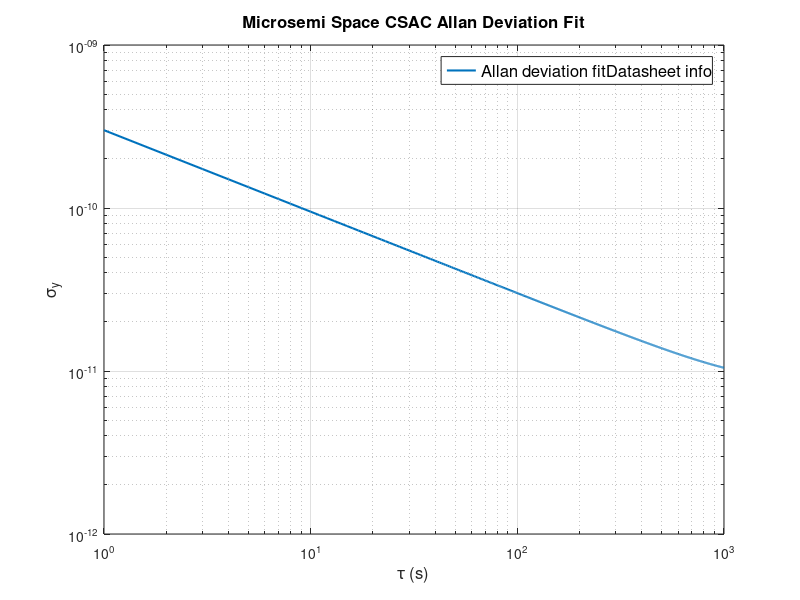

This figure's MATLAB source: (Note: this script raises an error after producing the figure.)
function [s1,s2,s3] = DiffCoeffCSAC()
%DIFFCOEFFCSAC Returns the diffusion coefficients for a Microsemi Space
%CSAC, obtained from information in their datasheet and Zucca and Tavella's
%2005 paper.
%   Microsemi Space CSAC datasheet:
%   https://www.microsemi.com/document-portal/doc_download/1243238-space-csac-datasheet
%   Zucca and Tavella, 2005: 
%   https://www.doi.org/10.1109/TUFFC.2005.1406554
%
%   Outputs: (dims),[units]
%    - s1; (1x1),[?] diffusion coefficient of white noise
%    - s2; (1x1),[?] diffusion coefficient of random walk frequency noise
%    - s3; (1x1),[?] diffusion coefficient assoc. w/ aging rate (0)

taus = [1 10 100 1000]';            % intervals for allan deviation
stds = [3e-10 1e-10 3e-11 1e-11]';  % deviations for different intervals
a_hi = 9e-10 / (86400 * 30);        % Hz/Hz/s, upper end of aging rate a
a_lo = 6e-10 / (86400 * 30);        % Hz/Hz/s, lower end of aging rate a

% Assume frequency drift a is constant, c_3 = a. Zucca and Tavella, 2005, 
% give the Allan variance formula as
%    s_y^2 (t) = s_1^2/t + s_2^2/3 * t + c_3^2 / 2 * t^2
% Since c_3 is known, the formula can become
%    s_y^2 (t) - c_3^2 / 2 * t^2 = s_1^2/t + s_2^2/3 * t
% We can then do a polynomial fit to this with the provided data points in
% the MicroSemi CSAC datasheet. The solution to Ax = b takes
% the form (A' * A)^(-1) * A' * b.

A = [1./taus taus];
b = stds.^2 - a_hi^2 / 2 * taus.^2;
coeff = [(A' * A) \ A' * b; a_hi^2 / 2];

% % plot model to confirm it's working
t = linspace(taus(1), taus(end), 1000)';
mdl = sqrt([1./t t t.^2] * coeff);

h1 = figure();
fsz = 12;
loglog(t, mdl, 'LineWidth', 1.5);
hold on;
scatter(taus, stds, 'rx');
hold off; grid on;
xlabel('\tau (s)', 'FontSize', fsz);
ylabel('\sigma_y', 'FontSize', fsz);
title('Microsemi Space CSAC Allan Deviation Fit', 'FontSize', fsz);
legend(["Allan deviation fit", "Datasheet info"], "location", "northeast", ...
    'FontSize', fsz);
fontname(h1, "Times New Roman");

[s1, s2, s3] = AllanToDiffCoeff(coeff);
end

